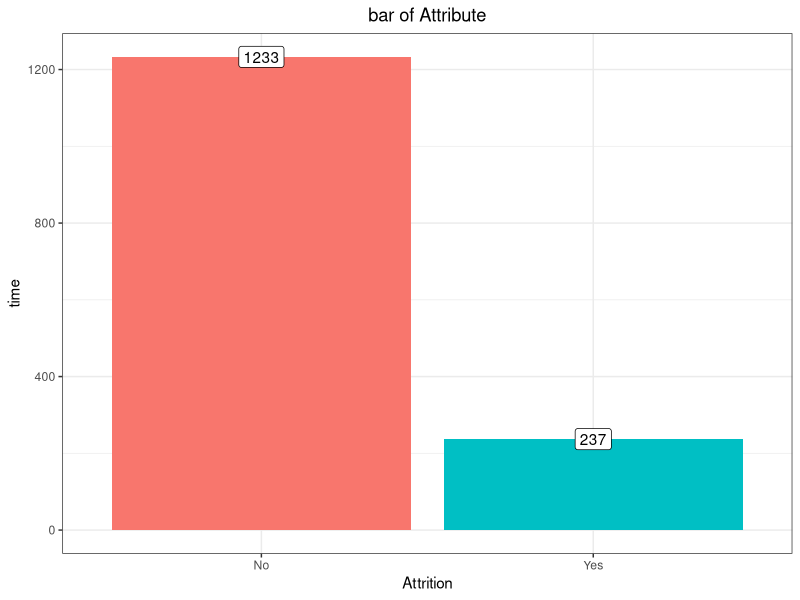
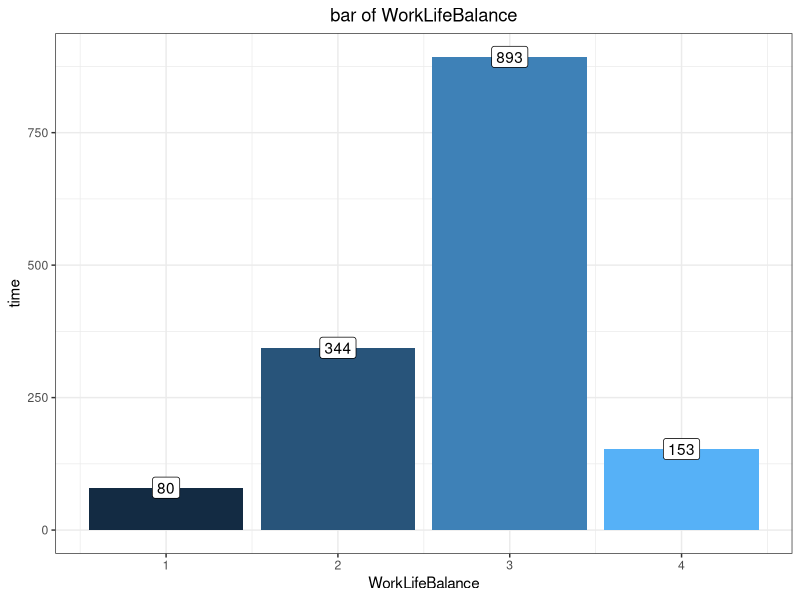
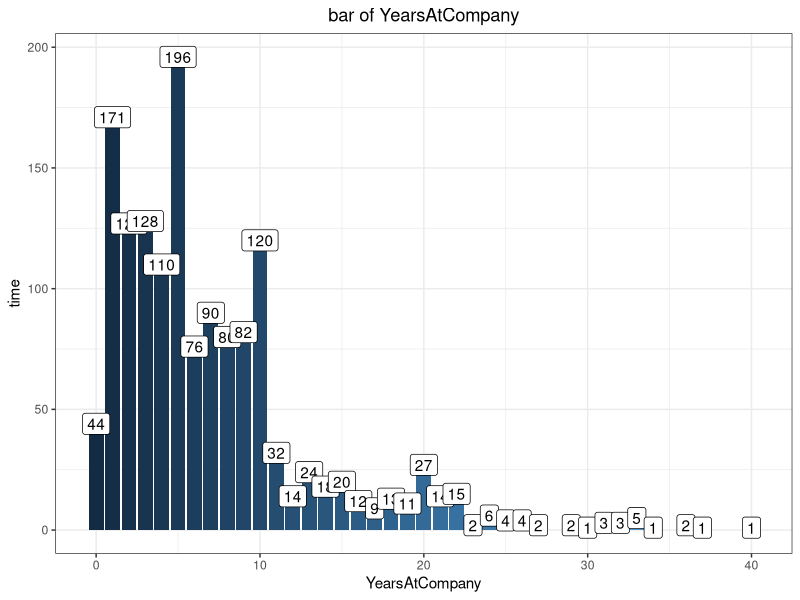
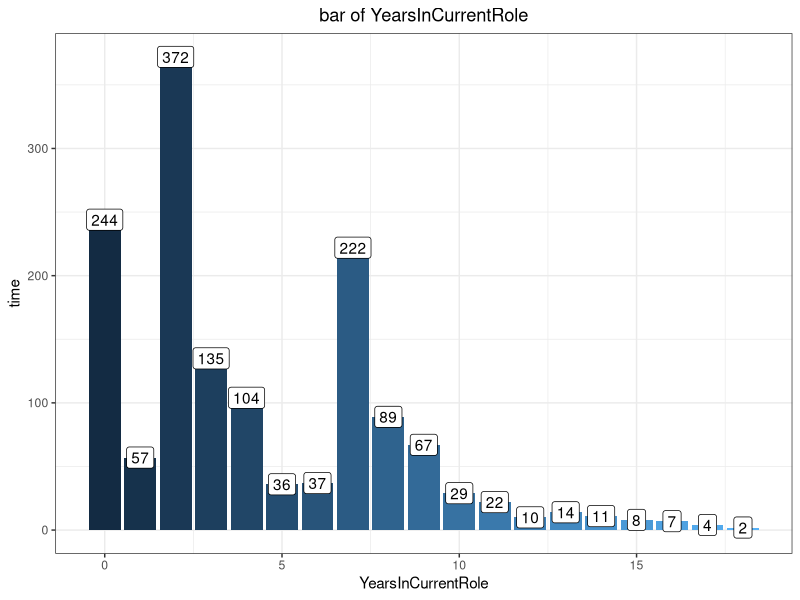
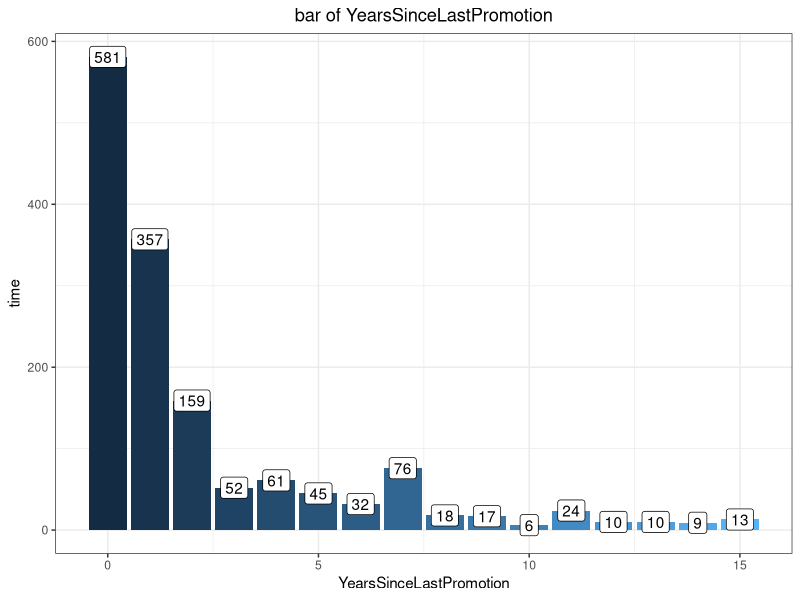
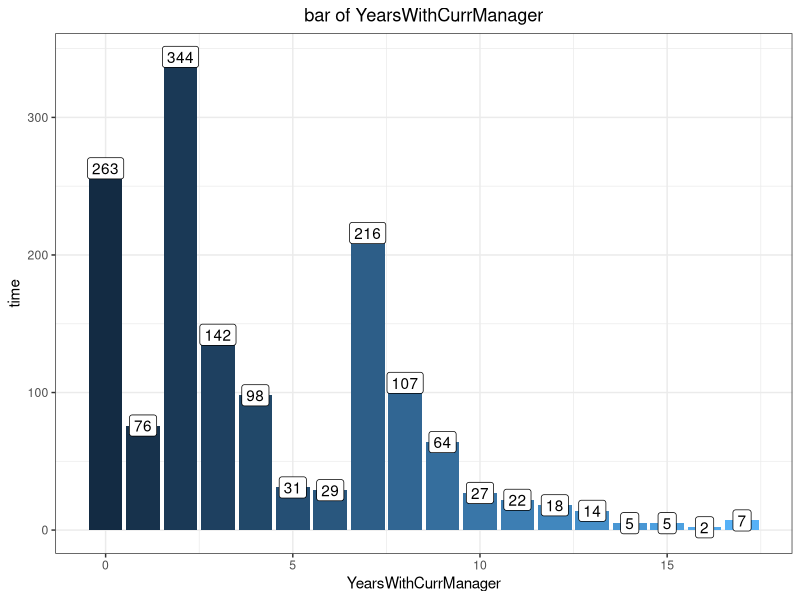
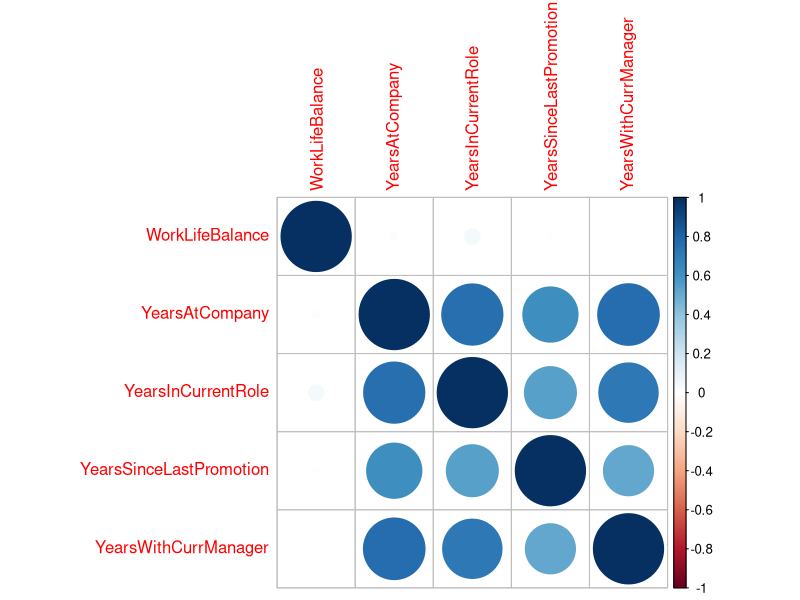
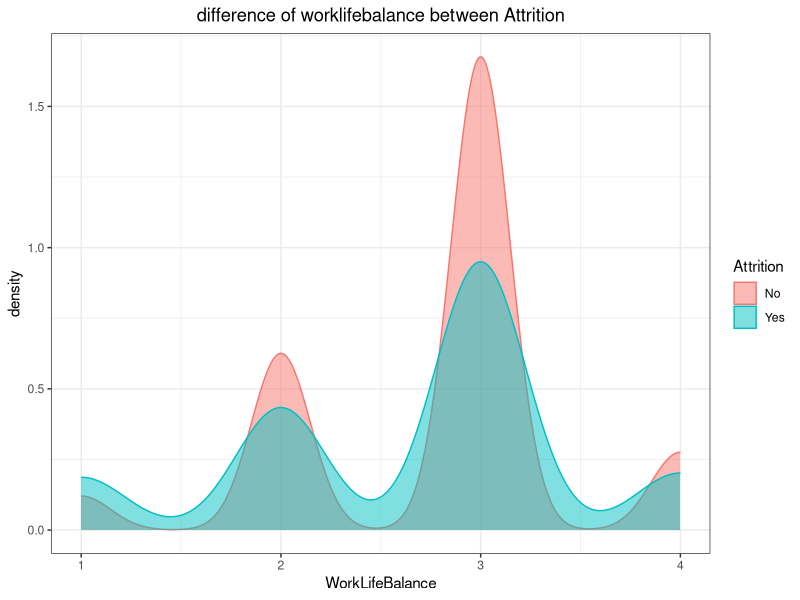

Here is the R script that generated these plots, in order:
library(readxl)
library(tidyverse)

raw_data <- read_xlsx("clean data.xlsx")


which(!complete.cases(raw_data)) #show no missing data



# shingle variable explore

raw_data %>% group_by(Attrition) %>% summarise(time = n()) %>% 
  ggplot(aes(x = Attrition, y = time, label = time)) + 
  geom_col(aes(fill = Attrition), show.legend = FALSE) + geom_label() + theme_bw() +
  ggtitle("bar of Attribute") + 
  theme(plot.title = element_text(hjust = 0.5))

raw_data %>% group_by(WorkLifeBalance) %>% summarise(time = n()) %>% 
  ggplot(aes(x = WorkLifeBalance, y = time, label = time)) + 
  geom_col(aes(fill = WorkLifeBalance), show.legend = FALSE) + geom_label() + 
  ggtitle("bar of WorkLifeBalance") + theme_bw() + 
  theme(plot.title = element_text(hjust = 0.5))


raw_data %>% group_by(YearsAtCompany) %>% summarise(time = n()) %>% 
  ggplot(aes(x = YearsAtCompany, y = time, label = time)) + 
  geom_col(aes(fill = YearsAtCompany), show.legend = FALSE) + geom_label() + 
  ggtitle("bar of YearsAtCompany") + theme_bw() + 
  theme(plot.title = element_text(hjust = 0.5))

raw_data %>% group_by(YearsInCurrentRole) %>% summarise(time = n()) %>% 
  ggplot(aes(x = YearsInCurrentRole, y = time, label = time)) + 
  geom_col(aes(fill = YearsInCurrentRole), show.legend = FALSE) + geom_label() + 
  ggtitle("bar of YearsInCurrentRole") + theme_bw() + 
  theme(plot.title = element_text(hjust = 0.5))


raw_data %>% group_by(YearsSinceLastPromotion) %>% summarise(time = n()) %>% 
  ggplot(aes(x = YearsSinceLastPromotion, y = time, label = time)) + 
  geom_col(aes(fill = YearsSinceLastPromotion), show.legend = FALSE) + geom_label() + 
  ggtitle("bar of YearsSinceLastPromotion") + theme_bw() + 
  theme(plot.title = element_text(hjust = 0.5))

raw_data %>% group_by(YearsWithCurrManager) %>% summarise(time = n()) %>% 
  ggplot(aes(x = YearsWithCurrManager, y = time, label = time)) + 
  geom_col(aes(fill = YearsWithCurrManager), show.legend = FALSE) + geom_label() + 
  ggtitle("bar of YearsWithCurrManager") + theme_bw() + 
  theme(plot.title = element_text(hjust = 0.5))

# mult- variable

library(corrplot)

corrplot(cor(raw_data[, -1])) # show correlation between numeric variable


ggplot(data = raw_data, 
       aes(x = WorkLifeBalance, color = Attrition, fill = Attrition)) + 
  geom_density(alpha=0.5) + ggtitle("difference of worklifebalance between Attrition") +
  theme_bw() + theme(plot.title = element_text(hjust = 0.5))

ggplot(data = raw_data, 
       aes(x = YearsAtCompany, color = Attrition, fill = Attrition)) + 
  geom_density(alpha=0.5) + ggtitle("difference of YearsAtCompany between Attrition") +
  theme_bw() + theme(plot.title = element_text(hjust = 0.5))


ggplot(data = raw_data, 
       aes(x = YearsAtCompany, y = YearsWithCurrManager, color = Attrition)) + geom_point()


raw_data %>% pivot_longer(cols = -Attrition, names_to = "type", values_to = "value") %>% 
  ggplot(aes(x = value, color = Attrition)) + 
  geom_density(show.legend = FALSE) + facet_wrap(~ type, scales = 'free')


# normalize data 
#categorical variable
raw_data$Attrition <- factor(raw_data$Attrition, levels = c("Yes", "No"))

# numeric variable

normalize_data <- raw_data[]
normalize_data[, 2:6] <- apply(raw_data %>% select(-Attrition),2, FUN = scale)


#for more detail
# in fact ,we can transform numeric variable to categorical variable
# for example

normalize_data2 <- raw_data[]

normalize_data2 %>% select(YearsAtCompany) %>% summary()

normalize_data2 %>% mutate(cate_YearsAtCompany = case_when(
  YearsAtCompany <= 10 ~ 1,
  (YearsAtCompany <= 20) & (YearsAtCompany > 10) ~ 2,
  (YearsAtCompany <= 30) & (YearsAtCompany > 20) ~ 3,
  (YearsAtCompany <= 40) & (YearsAtCompany > 30) ~ 4,
)) %>% mutate(cate_YearsAtCompany = as.factor(cate_YearsAtCompany))


write.csv(normalize_data, file = "type_1.csv", row.names = FALSE)
write.csv(normalize_data2, file = 'type_2.csv', row.names = FALSE)
